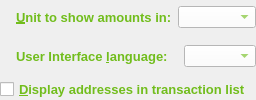
           <widget class="QWidget" name="wSettingsInterface" native="true">
            <property name="sizePolicy">
             <sizepolicy hsizetype="Preferred" vsizetype="Preferred">
              <horstretch>0</horstretch>
              <verstretch>0</verstretch>
             </sizepolicy>
            </property>
            <layout class="QVBoxLayout" name="verticalLayout_22">
             <property name="spacing">
              <number>6</number>
             </property>
             <property name="leftMargin">
              <number>0</number>
             </property>
             <property name="topMargin">
              <number>0</number>
             </property>
             <property name="rightMargin">
              <number>0</number>
             </property>
             <property name="bottomMargin">
              <number>0</number>
             </property>
             <item>
              <widget class="QWidget" name="widget3" native="true">
               <property name="minimumSize">
                <size>
                 <width>22</width>
                 <height>0</height>
                </size>
               </property>
               <layout class="QHBoxLayout" name="horizontalLayout_31" stretch="0,2,1">
                <property name="leftMargin">
                 <number>0</number>
                </property>
                <property name="topMargin">
                 <number>0</number>
                </property>
                <property name="rightMargin">
                 <number>0</number>
                </property>
                <property name="bottomMargin">
                 <number>0</number>
                </property>
                <item>
                 <spacer name="horizontalSpacer_43">
                  <property name="orientation">
                   <enum>Qt::Horizontal</enum>
                  </property>
                  <property name="sizeType">
                   <enum>QSizePolicy::Fixed</enum>
                  </property>
                  <property name="sizeHint" stdset="0">
                   <size>
                    <width>16</width>
                    <height>20</height>
                   </size>
                  </property>
                 </spacer>
                </item>
                <item>
                 <widget class="QLabel" name="unitLabel">
                  <property name="font">
                   <font>
                    <pointsize>10</pointsize>
                    <weight>75</weight>
                    <bold>true</bold>
                   </font>
                  </property>
                  <property name="styleSheet">
                   <string notr="true">color:rgb(113,189,28);</string>
                  </property>
                  <property name="text">
                   <string>&amp;Unit to show amounts in:</string>
                  </property>
                  <property name="textFormat">
                   <enum>Qt::PlainText</enum>
                  </property>
                  <property name="buddy">
                   <cstring>unit</cstring>
                  </property>
                 </widget>
                </item>
                <item>
                 <widget class="QValueComboBox" name="unit">
                  <property name="font">
                   <font>
                    <pointsize>8</pointsize>
                   </font>
                  </property>
                  <property name="toolTip">
                   <string>Choose the default subdivision unit to show in the interface and when sending coins.</string>
                  </property>
                  <property name="styleSheet">
                   <string notr="true">color: rgb(113,189,28);
background-color: white;</string>
                  </property>
                 </widget>
                </item>
               </layout>
              </widget>
             </item>
             <item>
              <widget class="QWidget" name="widget4" native="true">
               <property name="minimumSize">
                <size>
                 <width>22</width>
                 <height>0</height>
                </size>
               </property>
               <layout class="QHBoxLayout" name="horizontalLayout_32">
                <property name="leftMargin">
                 <number>0</number>
                </property>
                <property name="topMargin">
                 <number>0</number>
                </property>
                <property name="rightMargin">
                 <number>0</number>
                </property>
                <property name="bottomMargin">
                 <number>0</number>
                </property>
                <item>
                 <spacer name="horizontalSpacer_44">
                  <property name="orientation">
                   <enum>Qt::Horizontal</enum>
                  </property>
                  <property name="sizeType">
                   <enum>QSizePolicy::Fixed</enum>
                  </property>
                  <property name="sizeHint" stdset="0">
                   <size>
                    <width>16</width>
                    <height>20</height>
                   </size>
                  </property>
                 </spacer>
                </item>
                <item>
                 <widget class="QLabel" name="langLabel">
                  <property name="font">
                   <font>
                    <pointsize>10</pointsize>
                    <weight>75</weight>
                    <bold>true</bold>
                   </font>
                  </property>
                  <property name="styleSheet">
                   <string notr="true">color:rgb(113,189,28);</string>
                  </property>
                  <property name="text">
                   <string>User Interface &amp;language:</string>
                  </property>
                  <property name="textFormat">
                   <enum>Qt::PlainText</enum>
                  </property>
                  <property name="buddy">
                   <cstring>lang</cstring>
                  </property>
                 </widget>
                </item>
                <item>
                 <spacer name="horizontalSpacer_4">
                  <property name="orientation">
                   <enum>Qt::Horizontal</enum>
                  </property>
                  <property name="sizeHint" stdset="0">
                   <size>
                    <width>10</width>
                    <height>20</height>
                   </size>
                  </property>
                 </spacer>
                </item>
                <item>
                 <widget class="QValueComboBox" name="lang">
                  <property name="font">
                   <font>
                    <pointsize>8</pointsize>
                   </font>
                  </property>
                  <property name="toolTip">
                   <string>The user interface language can be set here. This setting will take effect after restarting Carbonemissiontradecoin.</string>
                  </property>
                  <property name="styleSheet">
                   <string notr="true">color: rgb(113,189,28);
background-color: white;</string>
                  </property>
                 </widget>
                </item>
               </layout>
              </widget>
             </item>
             <item>
              <widget class="QCheckBox" name="displayAddresses">
               <property name="font">
                <font>
                 <pointsize>10</pointsize>
                 <weight>75</weight>
                 <bold>true</bold>
                </font>
               </property>
               <property name="toolTip">
                <string>Whether to show Carbonemissiontradecoin addresses in the transaction list or not.</string>
               </property>
               <property name="styleSheet">
                <string notr="true">color:rgb(113,189,28);</string>
               </property>
               <property name="text">
                <string>&amp;Display addresses in transaction list</string>
               </property>
              </widget>
             </item>
            </layout>
           </widget>
